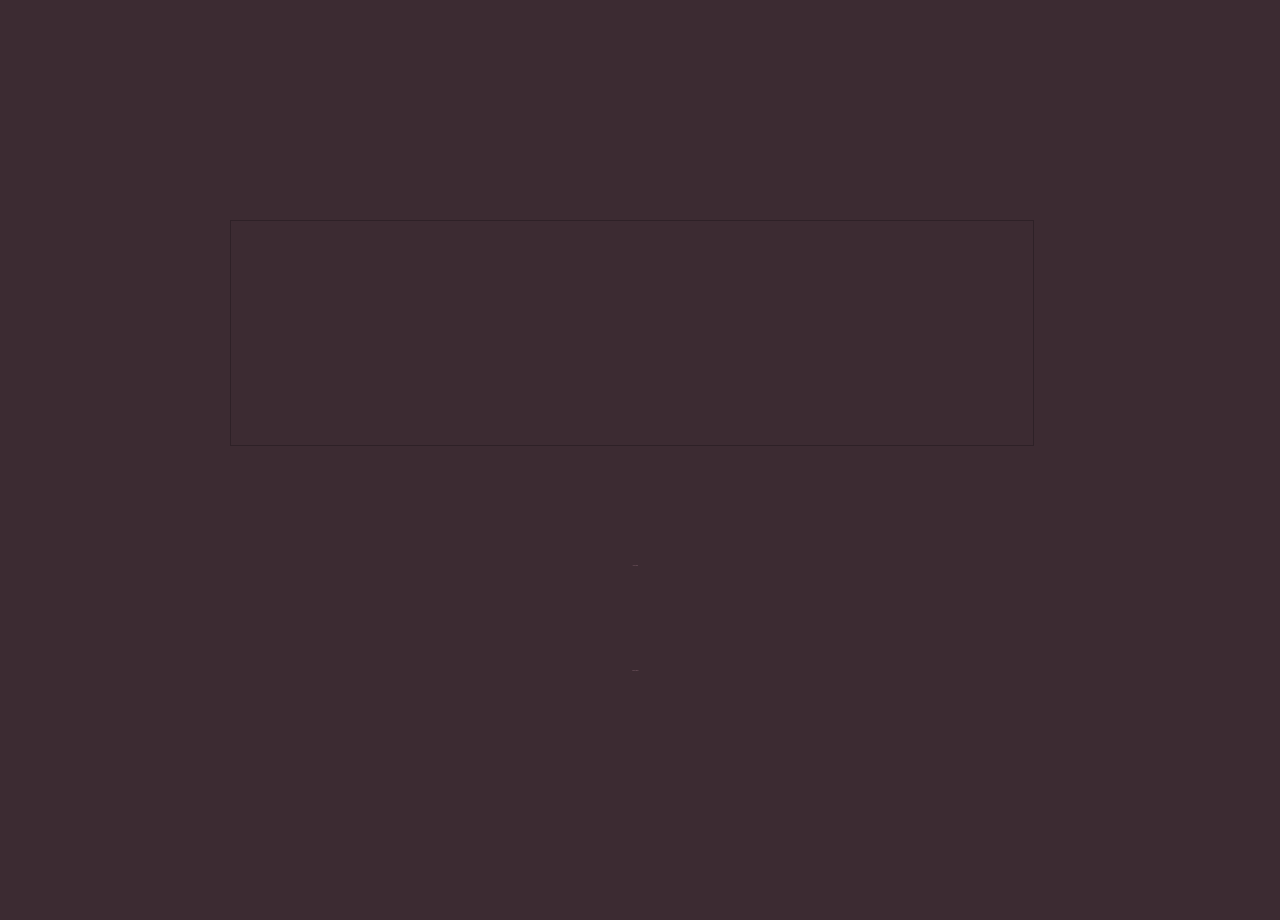
<?xml version="1.0" encoding="UTF-8"?>
<ui version="4.0">
 <class>WelcomeWidget</class>
 <widget class="QWidget" name="WelcomeWidget">
  <property name="geometry">
   <rect>
    <x>0</x>
    <y>0</y>
    <width>1280</width>
    <height>920</height>
   </rect>
  </property>
  <property name="windowTitle">
   <string>NoGo</string>
  </property>
  <property name="styleSheet">
   <string notr="true">background-color: rgb(60, 43, 50);</string>
  </property>
  <widget class="QFrame" name="frame">
   <property name="geometry">
    <rect>
     <x>230</x>
     <y>220</y>
     <width>804</width>
     <height>226</height>
    </rect>
   </property>
   <property name="styleSheet">
    <string notr="true">background-image:url(:/pic/WelcomeLogo.png)</string>
   </property>
   <property name="frameShape">
    <enum>QFrame::StyledPanel</enum>
   </property>
   <property name="frameShadow">
    <enum>QFrame::Raised</enum>
   </property>
  </widget>
  <widget class="QPushButton" name="NewGamePushButton">
   <property name="geometry">
    <rect>
     <x>500</x>
     <y>540</y>
     <width>271</width>
     <height>50</height>
    </rect>
   </property>
   <property name="font">
    <font>
     <family>Arial Rounded MT Bold</family>
     <pointsize>-1</pointsize>
     <italic>false</italic>
     <bold>false</bold>
     <stylestrategy>PreferAntialias</stylestrategy>
    </font>
   </property>
   <property name="cursor">
    <cursorShape>PointingHandCursor</cursorShape>
   </property>
   <property name="styleSheet">
    <string notr="true">font: 50px &quot;Arial Rounded MT Bold&quot;;
color: rgb(145,111,125);</string>
   </property>
   <property name="text">
    <string>New Game</string>
   </property>
   <property name="flat">
    <bool>true</bool>
   </property>
  </widget>
  <widget class="QPushButton" name="ReplayPushButton">
   <property name="geometry">
    <rect>
     <x>460</x>
     <y>640</y>
     <width>351</width>
     <height>61</height>
    </rect>
   </property>
   <property name="font">
    <font>
     <family>Arial Rounded MT Bold</family>
     <pointsize>-1</pointsize>
     <italic>false</italic>
     <bold>false</bold>
     <stylestrategy>PreferAntialias</stylestrategy>
    </font>
   </property>
   <property name="cursor">
    <cursorShape>PointingHandCursor</cursorShape>
   </property>
   <property name="styleSheet">
    <string notr="true">font: 50px &quot;Arial Rounded MT Bold&quot;;
color: rgb(145, 111, 125);</string>
   </property>
   <property name="text">
    <string>Watch Replay</string>
   </property>
   <property name="flat">
    <bool>true</bool>
   </property>
  </widget>
 </widget>
 <resources/>
 <connections/>
</ui>
